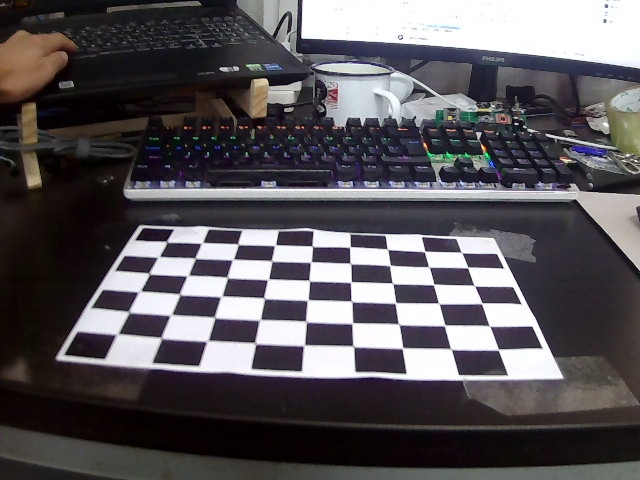
//> input picture data/image/1.jpg, 640 x 480 px
$ ./stereoCalibration ../data/image/1.jpg ../data/image/10.jpg 3 3 3   (built with g++ and OpenCV 4)
//> lines starting //> are read from the running program, lines starting //| are printed output that depends on the picture
#include <iostream>
#include <fstream>
#include <vector>
#include <unistd.h>
#include <string>
#include <opencv2/opencv.hpp>
#include <opencv2/calib3d/calib3d.hpp>

using namespace std;
using namespace cv;

const int ZERO = 0;
const int NEGATIVE = -1;
const int TWO = 2;


int cameraCalibrate(vector<string> &files,  int height, int width, float squareSize, Mat &cameraMatrix, Mat &distCoeffs,
                    vector<vector<Point2f>> &imagePoint, Size &imageSize, vector<vector<Point3f>> &objectPoints,
                    vector<Mat> &rvecs, vector<Mat> &tvecs)
{
//> called with height = 3, width = 3, squareSize = 3

    Mat image, grayImage;

    vector<Point3f> objectCorner;
    vector<Point2f> imageCornerBuf;

     //	计算棋盘上的真实点在3维空间上的坐标
	for (int i = 0; i < height; i++)
    {
       for (int j = 0; j < width; j++)
       {
		   Point3f tempPoint;
		   tempPoint.x = i * 29;
		   tempPoint.y = j * 29;
		   tempPoint.z = 0;
           objectCorner.push_back(tempPoint);
       }
    }

    // 提取棋盘上的角点
	cout << "Start extracting chessboard corners.\n"
			<< "Please wait.......\n";
	for(size_t i = 0; i < files.size(); ++i){
		image = imread(files[i], IMREAD_COLOR);
//> image is the input picture: 480 rows x 640 cols, CV_8UC3; mean B, G, R 89.4, 85.3, 89.1
		if(image.empty()){
			cerr << "warning: there is an empty image!\n";
			cerr << files[i] << endl;
			continue;
		}
		cvtColor(image, grayImage, COLOR_BGR2GRAY);
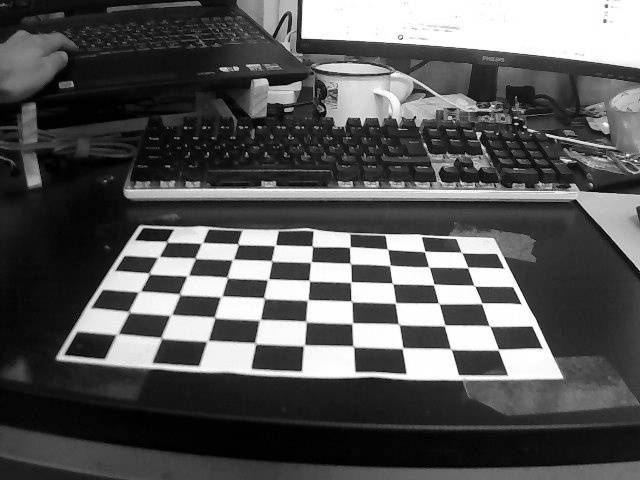
//> grayImage: 480 rows x 640 cols, CV_8UC1; min 0, max 255, mean 86.9
		bool flag = findChessboardCorners(image, Size(width, height), imageCornerBuf, CALIB_CB_ADAPTIVE_THRESH + CALIB_CB_NORMALIZE_IMAGE+
										  CALIB_CB_FAST_CHECK);
//> imageCornerBuf = empty; flag = false
//> call 2 of cameraCalibrate, with height = 3, width = 3, squareSize = 3
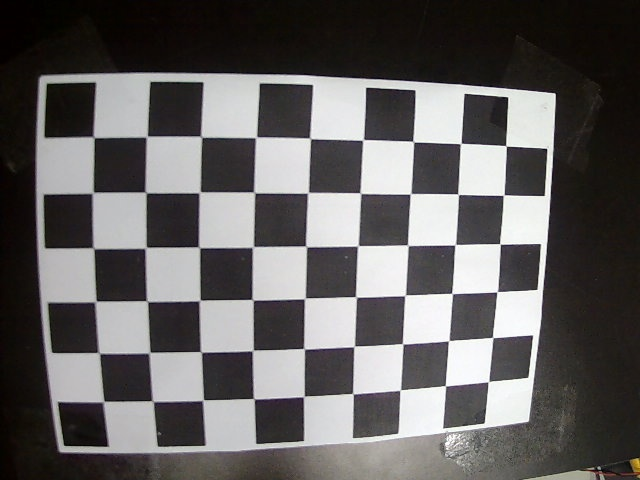
//> input picture data/image/10.jpg, 640 x 480 px
//> in cameraCalibrate, image is the input picture: 480 rows x 640 cols, CV_8UC3; mean B, G, R 96.5, 96.8, 99.2
//> in cameraCalibrate (call 2), `bool flag = findChessboardCorners(image, Size(width, height), imageCor..`: imageCornerBuf = 9 Points (x, y): [363, 305], [407.5, 245.5], [500, 244], [455, 244], [496.5, 291], [449, 340.5], [452, 293.5], [405.5, 295], [402.5, 343.5]
		if(!flag){
			cout << "can not find chessboard corners!\n";
		    cout << "error: " << files[i] << endl;
			return -1;
		}else{
			//指定亚像素计算迭代标注
			TermCriteria criteria = TermCriteria(TermCriteria::MAX_ITER + TermCriteria::EPS, 60, 0.001);
			//亚像素检测
			cv::cornerSubPix(grayImage, imageCornerBuf, cv::Size(5, 5), cv::Size(-1, -1), criteria);
			// 判断提取的点和所设置的数目是否相同
			if(imageCornerBuf.size() == (height * width)){
				imagePoint.push_back(imageCornerBuf);
				objectPoints.push_back(objectCorner);
			}
			drawChessboardCorners(image, Size(height, width), imageCornerBuf, flag);
			imshow("Corners on Chessboard", image);
            waitKey(100);
		}
		imageSize = image.size();
	}

	destroyAllWindows();

    cout << "Start Calibration, Please waitting...\n";
	double rms = calibrateCamera(objectPoints,   // 三维点
                    imagePoint,     // 图像点
                    imageSize,      // 图像尺寸
                    cameraMatrix,   // 输出相机矩阵
                    distCoeffs,     // 输出畸变矩阵
                    rvecs, tvecs    // Rs、Ts（外参）
            );

	cout << "K = \n" << cameraMatrix << endl;
    cout << "distCoeffs = \n" << distCoeffs << endl << endl;

    return 0;
}

// 冲投影误差函数
int reprojectionError(vector<string> &files, int height, int width, vector<vector<Point3f>> &objectPoints, vector<Mat> &rvecs,
                     vector<Mat> &tvecs, Mat &cameraMatrix, Mat &distCoeffs, vector<Point2f> &pixelPoint, vector<vector<Point2f>> &imagePoint,
                     vector<double> &errorSave, double &totalError
            )
{
	double error = 0.0;

    for(size_t i = 0; i < files.size(); ++i){

//> (the run ends here: the program crashes, at `projectPoints(objectPoints[i], rvecs[i], tvecs[i], cameraMatrix, distC..`)
